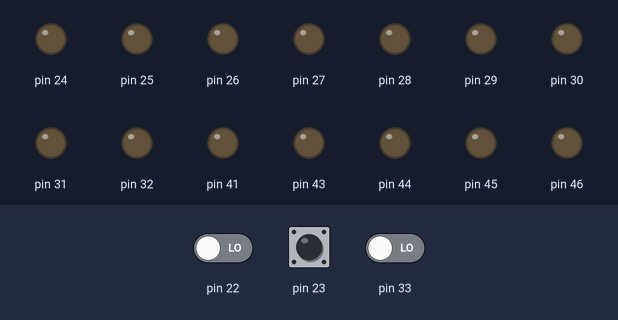
A sketch run on a simulated Arduino Mega 2560, built with avr-gcc and run on an emulated ATmega2560. Parts: output pins drawn as LEDs (lit = HIGH). Inputs (shaded band) come from the test bench; at power-on: pin 23 LOW, pin 22 LOW, pin 33 LOW.

Above: at 1.2 s.
1.3 s: pin 23 pulsed HIGH 5 times (0.12 s each, 0.3 s apart)
At 5.2 s:
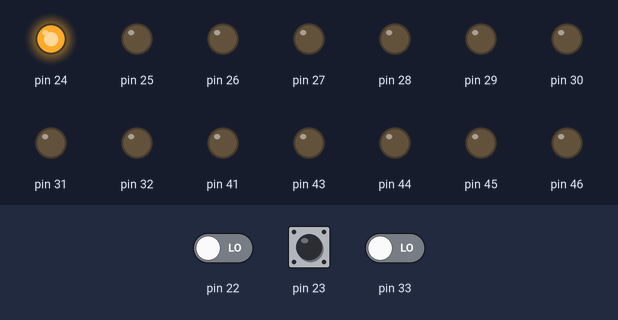
Timing chart, 0 to 6.7 s (numbered marks = the images above; inputs shaded):
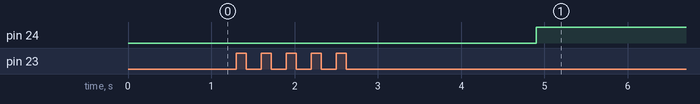

The sketch:

codigoArduino.ino
```cpp
void setup() {
  // Declaracion de variables
  pinMode(22,INPUT);
  pinMode(23,INPUT);
  pinMode(24,OUTPUT);
  pinMode(25,OUTPUT);
  pinMode(26,OUTPUT);
  pinMode(27,OUTPUT);
  pinMode(28,OUTPUT);
  pinMode(29,OUTPUT);
  pinMode(30,OUTPUT);
  pinMode(31,OUTPUT);
  pinMode(32,OUTPUT);
  pinMode(33,INPUT);
  pinMode(34,INPUT);
  pinMode(35,INPUT);
  pinMode(36,INPUT);
  pinMode(37,INPUT);
  pinMode(38,INPUT);
  pinMode(39,INPUT);
  pinMode(40,INPUT);
  pinMode(41,OUTPUT);
  pinMode(42,INPUT);

  pinMode(43,OUTPUT);
  pinMode(44,OUTPUT);
  pinMode(45,OUTPUT);
  pinMode(46,OUTPUT);
  pinMode(47,OUTPUT);
  pinMode(48,OUTPUT);
  pinMode(49,OUTPUT);
  pinMode(50,OUTPUT);
  pinMode(51,OUTPUT);
  pinMode(52,OUTPUT);
  pinMode(53,OUTPUT);
}
byte data[3];
byte code[7];
byte r[7];
byte s[4];
byte e[7];
byte bitError[7];
byte dataErrorGen[7];
byte dataFromCoder[7];
byte rCorregido[7];
int tiempo = 600;
void loop() {
  // Recoje los datos de entrada
  int cont = 0;
  while (cont < 3){
    if(digitalRead(23)){
      delay(tiempo);
      data[cont]=digitalRead(22);
      cont++;
    }
  }
  // Muestra los datos de entrada
  for (int i = 0; i <4; i++) {
    digitalWrite(24,data[i]);
    delay(tiempo);
  }

  // Hace el coder y lo muestra
  code[0] = data[0];
  delay(tiempo);
  digitalWrite(25,code[0]);
  code[1] = data[1];
  delay(tiempo);
  digitalWrite(26,code[1]);
  code[2] = data[2];
  delay(tiempo);
  digitalWrite(27,code[2]);
  code[3] = data[0] ^ data[2];
  delay(tiempo);
  digitalWrite(28,code[3]);
  code[4] = data[1] ^ data[2];
  delay(tiempo);
  digitalWrite(29,code[4]);
  code[5] = data[0] ^ data[1] ^ data[2];
  delay(tiempo);
  digitalWrite(30,code[5]);
  code[6] = data[0] ^ data[1];
  delay(tiempo);
  digitalWrite(31,code[6]);

  //Se realiza el envio del coder al generador de error
  for (int i = 0; i <7; i++) {
    digitalWrite(32,code[i]);
    delay(tiempo);
    dataFromCoder[i]=digitalRead(33);
  }
  //Se lee y se hace la suma del error generado
  for (int i = 0; i <7; i++) {
    bitError[i]=digitalRead(i+34);
  }
  for (int i = 0; i <7; i++) {
    dataErrorGen[i]=dataFromCoder[i] ^ bitError[i];
  }
  delay(tiempo*2);
  //envio de los datos con error
  for (int i = 0; i <7; i++) {
    digitalWrite(41,dataErrorGen[i]);
    delay(tiempo);
    r[i]=digitalRead(42);
  }
  //CALCULO DE SINDROME
  s[0] = r[0] ^ r[2] ^ r[3];
  s[1] = r[1] ^ r[2] ^ r[4];
  s[2] = r[0] ^ r[1] ^ r[2] ^ r[5];
  s[3] = r[0] ^ r[1] ^ r[6];
  digitalWrite(43,s[0]);
  digitalWrite(44,s[1]);
  digitalWrite(45,s[2]);
  digitalWrite(46,s[3]);
  //Patron de error
  e[0] = s[0] & ~s[1] & s[2] & s[3];
  e[1] = ~s[0] & s[1] & s[2] & s[3];
  e[2] = s[0] & s[1] & s[2] & ~s[3];
  e[3] = (s[0] & ~s[1] & ~s[2] & ~s[3]) ^ (s[0] & s[1] & ~s[2] & ~s[3]);
  e[4] = (~s[0] & s[1] & ~s[2] & ~s[3]) ^ (s[0] & s[1] & ~s[2] & ~s[3]);
  e[5] = (~s[0] & ~s[1] & s[2] & ~s[3]) ^ (~s[0] & ~s[1] & s[2] & s[3]);
  e[6] = (~s[0] & ~s[1] & ~s[2] & s[3]) ^ (~s[0] & ~s[1] & s[2] & s[3]);

  for (int i = 0; i <7; i++) {
    delay(tiempo);
    rCorregido[i] = e[i] ^ r[i];
    digitalWrite(47+i,rCorregido[i]);
  }


}
```

Measured:
- after the input at 1.3 s, pin 24: LOW → HIGH after 3.6 s
